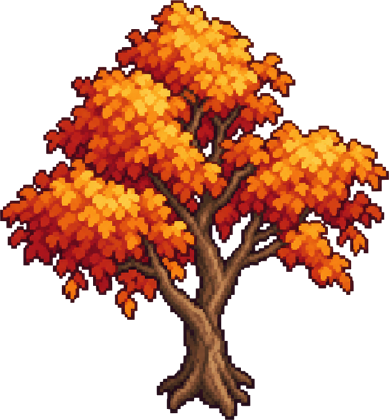
#> input picture Assets/_Project/Resources/Battle/Decor/autumn.png, 389 x 420 px
$ python bake_menu_icons.py ../Assets/_Project/Resources/Battle/Decor/autumn.png
#> lines starting #> are read from the running program, lines starting #| are printed output that depends on the picture; after the words box and inside, x2 and y2 are one past the last pixel; in counts of white or black regions, pixels touching at a corner belong together
### Tools/bake_loot_icons.py
"""전리품 아이콘 시트 두 장을 칸별 96x96 아이콘으로 굽는다.

    python tools/bake_loot_icons.py [몬스터 아틀라스.png] [고블린 시트.png]

- 몬스터 전리품 아틀라스(4x4): loot_00 ~ loot_15 (줄마다 늑대기수 · 늑대 · 독버섯 · 엔트)
- 고블린 전사·궁수 시트(4x2): loot_16 ~ loot_23 (윗줄 전사 · 아랫줄 궁수)
칸마다 알파가 ALPHA_MIN보다 큰 픽셀의 경계로 잘라(옅은 후광은 버리고 남은 픽셀은 불투명하게)
비율을 지켜 96x96 가운데에 넣는다. 출력: Assets/_Project/Resources/Loot/ (Economy/Loot.cs가 읽는다).
"""
import os
import sys

import numpy as np
from PIL import Image

ROOT = os.path.dirname(os.path.dirname(os.path.abspath(__file__)))
OUT_DIR = os.path.join(ROOT, "Assets", "_Project", "Resources", "Loot")
DOWNLOADS = os.path.join(os.path.expanduser("~"), "Downloads")
DEFAULT_SHEETS = [
    (os.path.join(DOWNLOADS, "픽셀 판타지 몬스터 전리품 아틀라스.png"), 4, 4),
    (os.path.join(DOWNLOADS, "고블린 전사와 궁수의 전리품 아이콘 시트.png"), 4, 2),
]
SIZE = 96
PADDING = 4          # 아이콘 가장자리 여백(px)
ALPHA_MIN = 24       # 이보다 옅은 픽셀(후광)은 버린다
MIN_PART = 40        # 이보다 작은 조각(옆 칸에서 넘어온 부스러기)은 버린다


def largest_parts(mask):
    """칸 안에서 남길 조각만의 마스크. 아이콘이 여러 조각(동전·물방울·포자)이라 큰 조각들은 다 남기되,
    칸 가장자리에 닿은 조각(옆 칸 아이콘이 넘어온 것)과 작은 부스러기는 버린다. 가장 큰 조각은 늘 남긴다."""
    from scipy import ndimage
    labels, n = ndimage.label(mask)
    if n == 0:
        return mask
    idx = range(1, n + 1)
    sizes = np.asarray(ndimage.sum(mask, labels, idx))
    edge = set(np.unique(np.concatenate([labels[0], labels[-1], labels[:, 0], labels[:, -1]]))) - {0}
    keep = np.zeros(n + 1, bool)
    biggest = int(np.argmax(sizes)) + 1
    for i, size in zip(idx, sizes):
        keep[i] = i == biggest or (i not in edge and size >= max(MIN_PART, sizes.max() * 0.01))
    return keep[labels]


def bake_cell(cell):
    a = cell[:, :, 3]
    mask = largest_parts(a > ALPHA_MIN)
    ys, xs = np.nonzero(mask)
    if len(xs) == 0:
        raise ValueError("빈 칸")
    out = cell.copy()
    out[:, :, 3] = np.where(mask, 255, 0)
    crop = out[ys.min():ys.max() + 1, xs.min():xs.max() + 1]
    img = Image.fromarray(crop, "RGBA")
    inner = SIZE - PADDING * 2
    scale = inner / max(img.width, img.height)
    w, h = max(1, round(img.width * scale)), max(1, round(img.height * scale))
    img = img.resize((w, h), Image.LANCZOS)
    # 크기를 줄이며 생긴 반투명 가장자리는 그대로 둔다(아이콘은 Bilinear로 그린다)
    canvas = Image.new("RGBA", (SIZE, SIZE), (0, 0, 0, 0))
    canvas.paste(img, ((SIZE - w) // 2, (SIZE - h) // 2), img)
    return canvas


# [17 lines left out: function main, not called in this run]


# [2 lines that do not run on import are left out]

### Tools/bake_menu_icons.py
"""왼쪽 위 메뉴 버튼 아이콘 시트(3x2)를 칸별 96x96 아이콘으로 굽는다.

    python tools/bake_menu_icons.py [메뉴 아이콘 6종.png]

순서(왼→오, 위→아래): 용병시장 · 파티 구성 · 퀘스트 / 도감 · 근처 길드 · 건설
→ Assets/_Project/Resources/UIIcons/menu_*.png (MainMenuBootstrapper.CreateMenuBar가 읽는다).
자르기·투명 처리는 bake_loot_icons.py와 같다(옅은 후광은 버린다).
"""
import os
import sys

import numpy as np
from PIL import Image

sys.path.insert(0, os.path.dirname(os.path.abspath(__file__)))
from bake_loot_icons import ROOT, bake_cell  # noqa: E402

DEFAULT_SHEET = os.path.join(os.path.expanduser("~"), "Downloads", "중세 판타지 RPG 메뉴 아이콘 6종.png")
OUT_DIR = os.path.join(ROOT, "Assets", "_Project", "Resources", "UIIcons")
NAMES = ["menu_market", "menu_party", "menu_quest", "menu_bestiary", "menu_guilds", "menu_build"]
COLS, ROWS = 3, 2


def main():
    path = sys.argv[1] if len(sys.argv) > 1 else DEFAULT_SHEET
    os.makedirs(OUT_DIR, exist_ok=True)
    arr = np.array(Image.open(path).convert("RGBA"))
#> arr is the input picture: shape (420, 389, 4); mean R, G, B, A 81, 34.4, 13.1, 118.5
    h, w = arr.shape[:2]
#> h = 420; w = 389
    for i, name in enumerate(NAMES):
        r, c = divmod(i, COLS)
        y0, y1 = h * r // ROWS, h * (r + 1) // ROWS
        x0, x1 = w * c // COLS, w * (c + 1) // COLS
        bake_cell(arr[y0:y1, x0:x1]).save(os.path.join(OUT_DIR, f"{name}.png"))
#> this loop made 6 passes
#> pass 1, in bake_cell, `a = cell[:, :, 3]`:
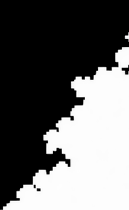
#> a: shape (210, 129); min 0, max 255, mean 101
#> pass 1, in largest_parts, `labels, n = ndimage.label(mask)`:
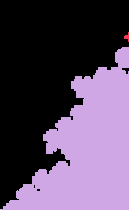
#> labels: shape (210, 129) int32; 3 distinct labels, from 0 to 2; one colour per label, 0 black
#> pass 1, in bake_cell, `mask = largest_parts(a > ALPHA_MIN)`:
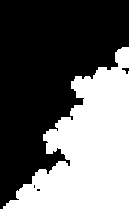
#> mask: shape (210, 129) bool; 40.8% white; 1 white region, box (x1, y1, x2, y2) and area: (0, 47, 129, 210) 11049
#> pass 1, in bake_cell, `out = cell.copy()`:
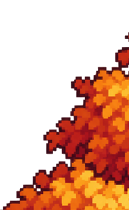
#> out: shape (210, 129, 4); mean of channels 0, 1, 2, 3 76.5, 29, 9.9, 101; transparent parts drawn white
    print(f"메뉴 아이콘 {len(NAMES)}개 → {OUT_DIR}")
#| 메뉴 아이콘 6개 → Assets/_Project/Resources/UIIcons


if __name__ == "__main__":
    main()

$ run again, on Assets/_Project/Resources/Battle/Decor/flower_03.png
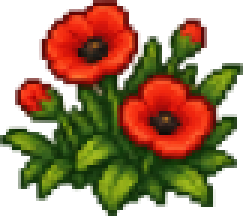
#> input picture Assets/_Project/Resources/Battle/Decor/flower_03.png, 81 x 72 px (shown 3 times larger)
#> in main, arr is the input picture: shape (72, 81, 4); mean R, G, B, A 68.3, 41.6, 9.4, 154.2
#> the loop in main, `for i, name in enumerate(NAMES):` made 6 passes
#> pass 1, in largest_parts, `labels, n = ndimage.label(mask)`:
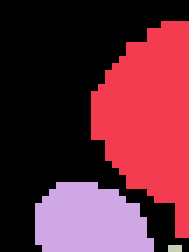
#> labels: shape (36, 27) int32 (shown 7 times larger); 4 distinct labels, from 0 to 3; one colour per label, 0 black
#> pass 1, in bake_cell, `out = cell.copy()`:
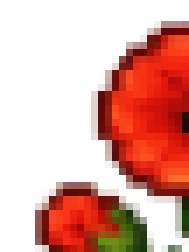
#> out: shape (36, 27, 4) (shown 7 times larger); mean of channels 0, 1, 2, 3 73.8, 15.6, 5.1, 98.6; transparent parts drawn white
#| 메뉴 아이콘 6개 → Assets/_Project/Resources/UIIcons

$ run again, on Assets/_Project/Resources/Battle/Decor/flower_07.png
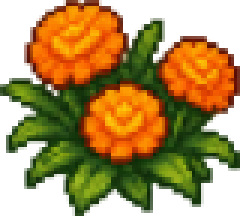
#> input picture Assets/_Project/Resources/Battle/Decor/flower_07.png, 80 x 72 px (shown 3 times larger)
#> in main, arr is the input picture: shape (72, 80, 4); mean R, G, B, A 88.2, 61.5, 5.9, 167.4
#> the loop in main, `for i, name in enumerate(NAMES):` made 6 passes
#> pass 1, in largest_parts, `labels, n = ndimage.label(mask)`:
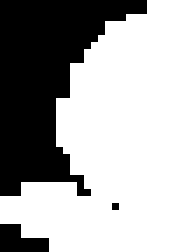
#> labels: shape (36, 26) int32 (shown 7 times larger); values 0 (black) and 1 (white), 65% white; 3 black regions (1 under 20 px), largest, box (x1, y1, x2, y2) and area: (0, 0, 21, 28) 307, (0, 32, 7, 36) 20
#> pass 1, in bake_cell, `out = cell.copy()`:
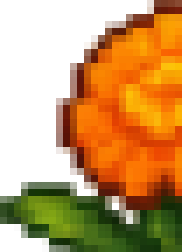
#> out: shape (36, 26, 4) (shown 7 times larger); mean of channels 0, 1, 2, 3 102.5, 58.3, 3.4, 154.2; transparent parts drawn white
#| 메뉴 아이콘 6개 → Assets/_Project/Resources/UIIcons
